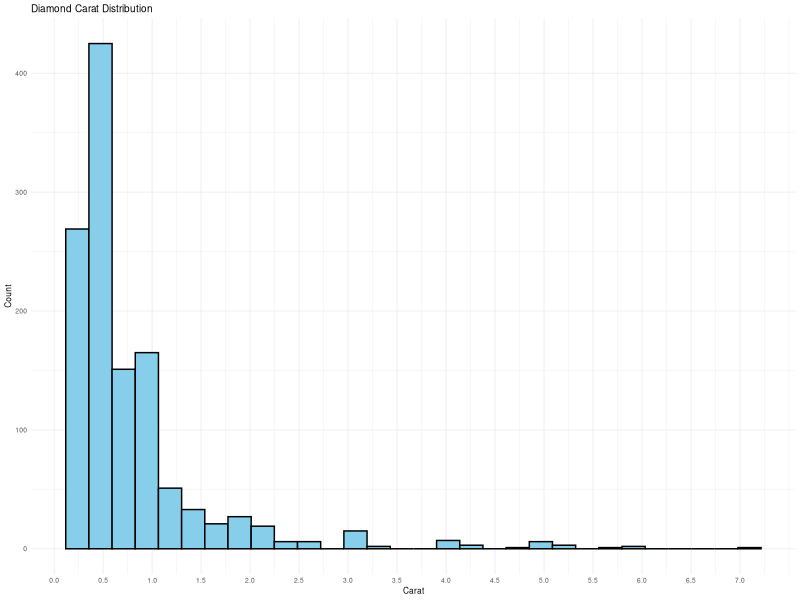
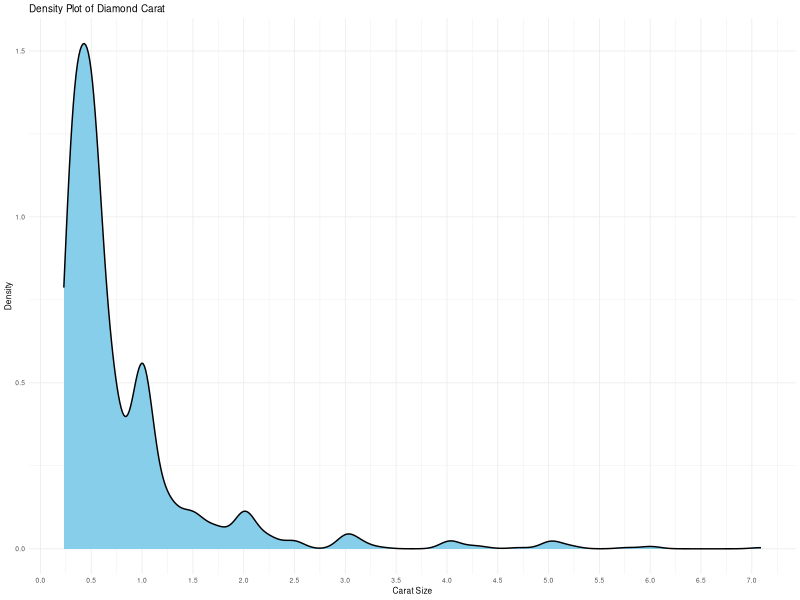
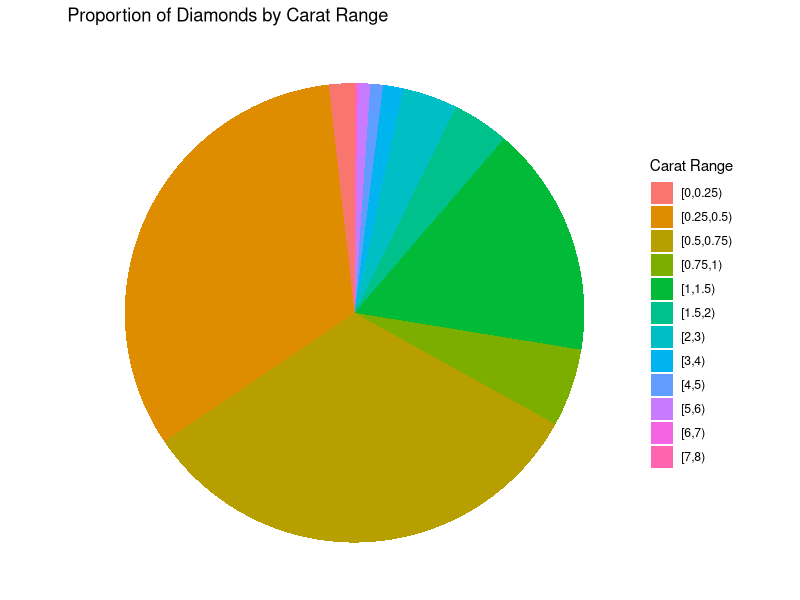
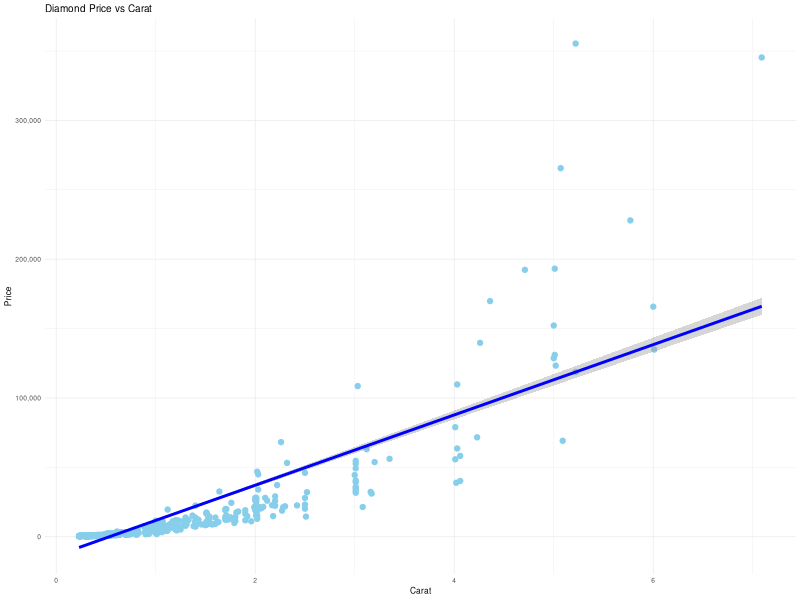
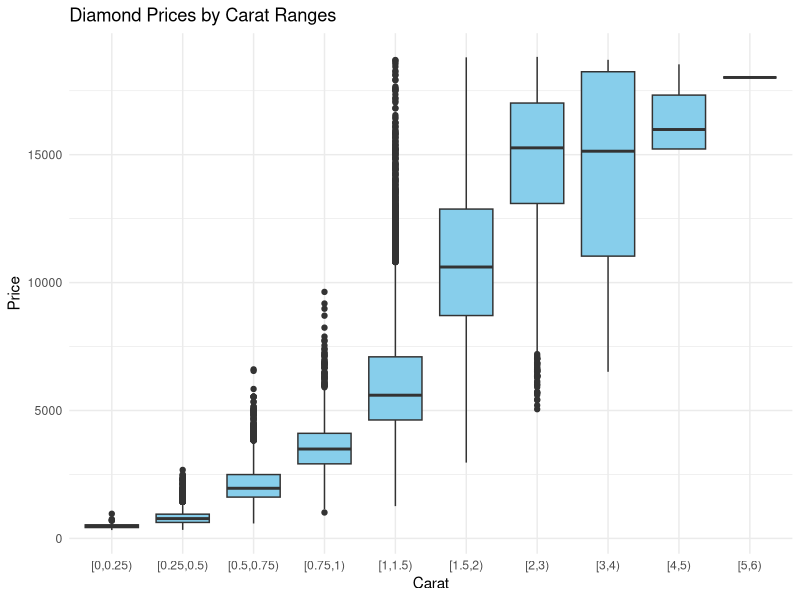
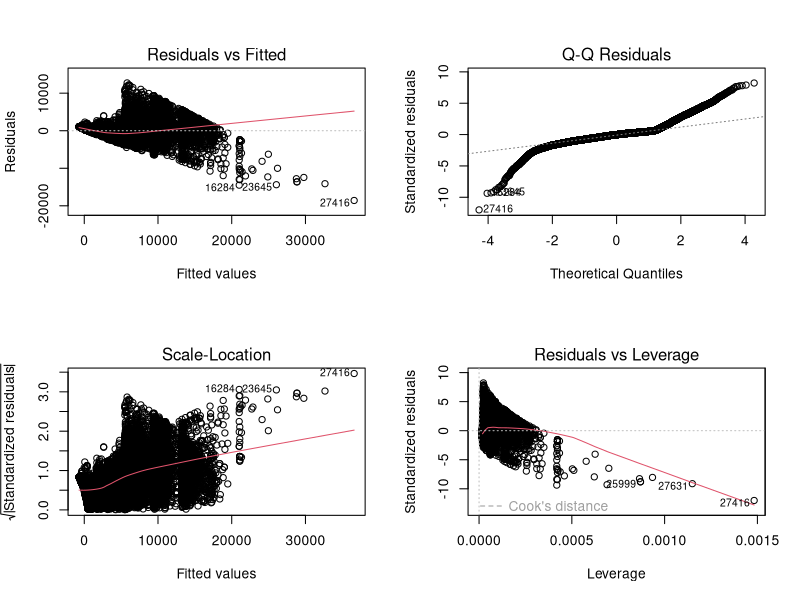
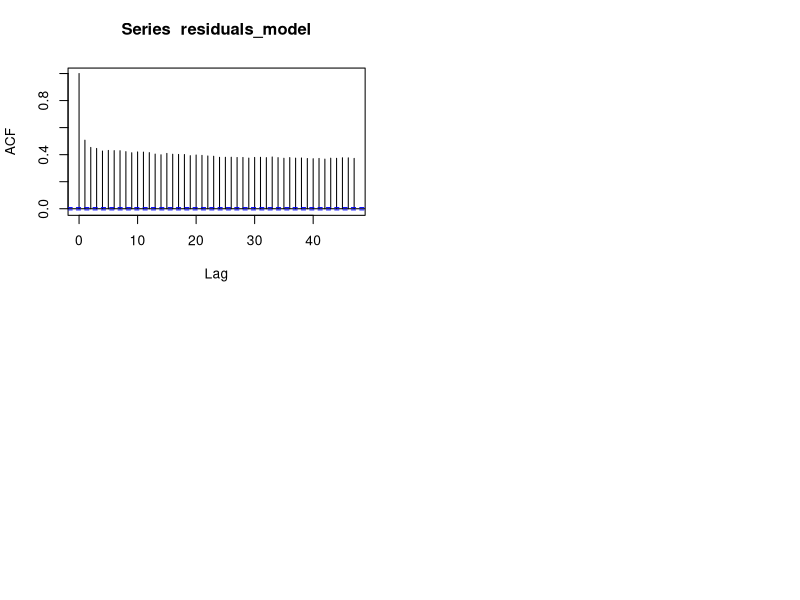
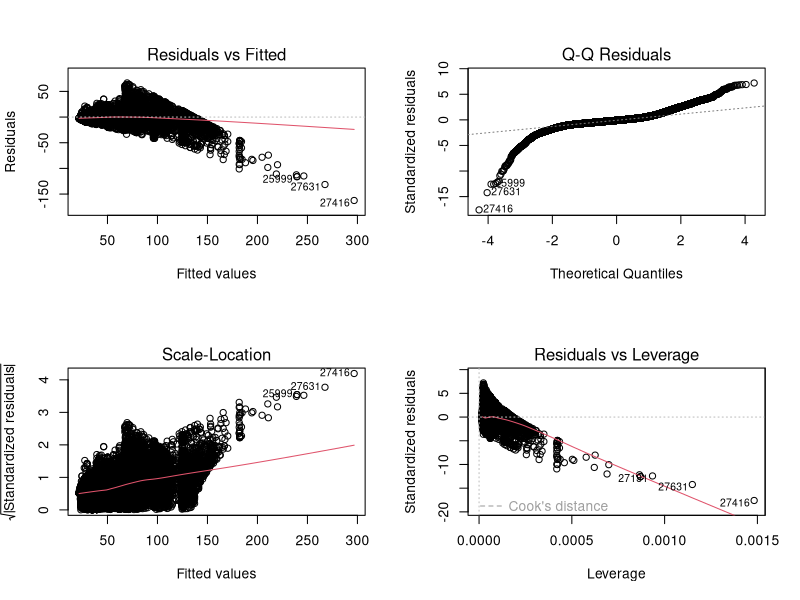

Reproduce these figures in R, in order.
## ---- chunk 1
rm(list = ls())
library(tidyverse)
library(MASS)
library(kableExtra)

diamond <- read.csv("diamonds4.csv")
## ---- chunk 2
ggplot(diamond, aes(x = carat)) +
  geom_histogram(fill = "skyblue", color = "black", alpha = 1) + 
  labs(title = "Diamond Carat Distribution",x = "Carat",y = "Count") +
  scale_x_continuous(breaks = seq(0, max(diamond$carat), by = 0.5)) +
  scale_y_continuous(labels = scales::comma) +
  theme_minimal(base_size = 6)
## ---- chunk 3
# Density plot for Carat
ggplot(diamond, aes(x = carat)) +
  geom_density(fill = "skyblue", color = "black", alpha = 1) +
  labs(title = "Density Plot of Diamond Carat",x = "Carat Size",y = "Density") +
  scale_x_continuous(breaks = seq(0, max(diamond$carat), by = 0.5)) +
  theme_minimal(base_size = 6)
# The density is highest within 0-1 carats
## ---- chunk 4

carat_summary <- diamond %>%
  mutate(carat_bin = cut(carat, breaks = c(0, 0.25, 0.5, 0.75, 1, 1.5, 2, 3, 4, 5, 6, 7, 8), right = FALSE)) %>%
  drop_na(carat_bin) %>%
  count(carat_bin) %>%
  mutate(proportions = round(n / sum(n), 3))
kable(carat_summary, col.names = c("Carat Range", "Count", "Proportion"), 
      caption = "Summary of Diamonds by Carat Range") %>%
  kable_styling(full_width = FALSE, position = "center") %>%
  column_spec(1, width = "5cm") %>%
  column_spec(2, width = "3cm") %>%
  column_spec(3, width = "3cm")

## ---- chunk 5
# Pie graph to visualize summary proportion
ggplot(carat_summary, aes(x = "", y = proportions, fill = carat_bin)) +
  geom_bar(stat = "identity", width = 1) +  
  coord_polar("y", start = 0) +
  labs(title = "Proportion of Diamonds by Carat Range", fill = "Carat Range") +
  theme_void()

## ---- chunk 6
ggplot(diamond, aes(x = carat, y = price)) +
  geom_point(color = "skyblue", alpha = 1) +
  labs(title = "Diamond Price vs Carat",x = "Carat",y = "Price") +
  geom_smooth(method = "lm", color = "blue") +
  scale_y_continuous(labels = scales::comma) +
  theme_minimal(base_size = 6)
  
## ---- chunk 7
diamond <- diamonds 
diamond <- diamond %>%
  mutate(carat_bin = cut(carat, breaks = c(0, 0.25, 0.5, 0.75, 1, 1.5, 2, 3, 4, 5, 6, 7, 8), right = FALSE))

ggplot(diamond, aes(x = carat_bin, y = price)) +
  geom_boxplot(fill="skyblue") +
  labs(title = "Diamond Prices by Carat Ranges",
       x = "Carat",
       y = "Price") +
  theme_minimal()
## ---- chunk 8
carat_price_summary2 <- diamond %>%
  mutate(carat_bin = cut(carat, breaks = c(0, 0.25, 0.5, 0.75, 1, 1.5, 2, 3, 4, 5, 6, 7, 8), right = FALSE)) %>%
  group_by(carat_bin) %>%
  summarise(
    Min_Price = min(price, na.rm = TRUE),
    Max_Price = max(price, na.rm = TRUE),
    Avg_Price = round(mean(price, na.rm = TRUE), 2),
    Variability_Percent = round((Max_Price - Min_Price) / Min_Price * 100,2))
kable(carat_price_summary2, col.names = c("Carat Range", "Min Price", "Max Price", "Average Price", "Variability (%)"),
      caption = "Summary of Diamond Prices ($) by Carat Range") %>%
  kable_styling(full_width = FALSE, position = "center") %>%
  column_spec(1, width = "5cm") %>%
  column_spec(2, width = "3cm") %>%
  column_spec(3, width = "3cm")
## ---- chunk 9
model_carat <- lm(price ~ carat, diamond)
par(mfrow = c(2,2))
plot(model_carat)
residuals_model <- residuals(model_carat)
## ---- chunk 10
residuals_model <- residuals(model_carat)
acf(residuals_model)
## ---- chunk 11
diamond$price_sqrt <- sqrt(diamond$price)
model_carat_sqrt <- lm(price_sqrt ~ carat, diamond)


par(mfrow = c(2, 2))
plot(model_carat_sqrt)
## ---- chunk 12
residuals_model_sq <- residuals(model_carat_sqrt)
acf(residuals_model_sq)
## ---- chunk 13

print(summary(model_carat_sqrt))
